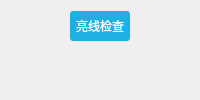
       <widget class="QWidget" name="page_5">
        <layout class="QVBoxLayout" name="verticalLayout_17">
         <item>
          <widget class="QSplitter" name="splitter_4">
           <property name="orientation">
            <enum>Qt::Vertical</enum>
           </property>
           <widget class="QWidget" name="layoutWidget_6">
            <layout class="QVBoxLayout" name="verticalLayout_16">
             <item>
              <layout class="QHBoxLayout" name="horizontalLayout_17">
               <item>
                <spacer name="horizontalSpacer_19">
                 <property name="orientation">
                  <enum>Qt::Horizontal</enum>
                 </property>
                 <property name="sizeHint" stdset="0">
                  <size>
                   <width>40</width>
                   <height>20</height>
                  </size>
                 </property>
                </spacer>
               </item>
               <item>
                <widget class="QPushButton" name="btn_LightLine">
                 <property name="sizePolicy">
                  <sizepolicy hsizetype="Minimum" vsizetype="Preferred">
                   <horstretch>0</horstretch>
                   <verstretch>0</verstretch>
                  </sizepolicy>
                 </property>
                 <property name="styleSheet">
                  <string notr="true">QPushButton{
	background-color: #1DB0E0;
;	border-radius: 3px;
 	border: 2px;
	padding:6px;
	color:white;
}
QPushButton:hover{
	background-color:#2ECBFF; 
	color: white;
}
</string>
                 </property>
                 <property name="text">
                  <string>亮线检查</string>
                 </property>
                 <property name="iconSize">
                  <size>
                   <width>0</width>
                   <height>0</height>
                  </size>
                 </property>
                 <property name="checkable">
                  <bool>false</bool>
                 </property>
                 <property name="default">
                  <bool>true</bool>
                 </property>
                 <property name="flat">
                  <bool>false</bool>
                 </property>
                </widget>
               </item>
               <item>
                <spacer name="horizontalSpacer_20">
                 <property name="orientation">
                  <enum>Qt::Horizontal</enum>
                 </property>
                 <property name="sizeHint" stdset="0">
                  <size>
                   <width>40</width>
                   <height>20</height>
                  </size>
                 </property>
                </spacer>
               </item>
              </layout>
             </item>
             <item>
              <widget class="ThemeWidget" name="LightLineChartWidget" native="true">
               <property name="sizePolicy">
                <sizepolicy hsizetype="Preferred" vsizetype="Expanding">
                 <horstretch>0</horstretch>
                 <verstretch>0</verstretch>
                </sizepolicy>
               </property>
              </widget>
             </item>
            </layout>
           </widget>
          </widget>
         </item>
        </layout>
       </widget>
